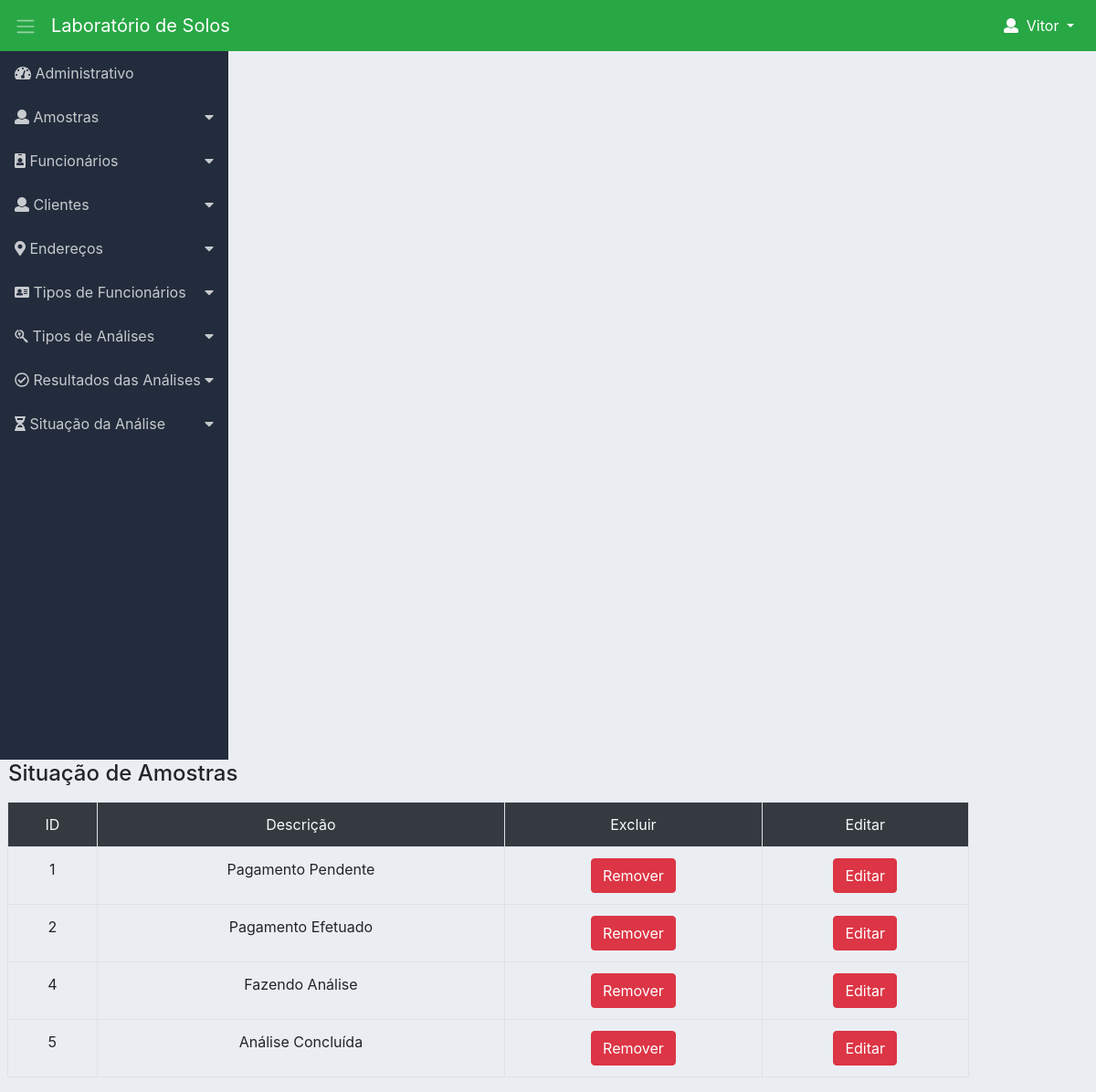
The app's page /gersituacao.php (signed in) with its own data.
### tables this page shows
CREATE TABLE IF NOT EXISTS `situacao` (
  `id` int(11) NOT NULL AUTO_INCREMENT,
  `descricao` varchar(255) DEFAULT NULL,
  PRIMARY KEY (`id`)
);

### db/situacao.php (called while the page is built, shortened)
<?php
function listar_situacao(){
	$connection = db_connect();
	$situacao  = array();
	$command = "SELECT * FROM situacao;";
	$result = mysqli_query($connection,$command);
	while($data = mysqli_fetch_assoc($result)){
			array_push($situacao, $data);
	}
	return $situacao;
}
?>

### gersituacao.php (the view, shortened to what this page needs)
	<?php
	require_once("db/situacao.php");
	require_once("menu.php");
	?>
	<fieldset>
		<legend>
			<table>
				<tr>
					<td><h4>Situação de Amostras</h4></a></td>
				</tr>
			</table>
		</legend>
		<article>
			<table class="table text-center table-bordered table-hover container-fluid">
				<tr class="tr bg-dark text-light">
					<td class="tabletd">ID</td>
					<td class="tabletd">Descrição</td>
					<td class="tabletd">Excluir</td>
					<td class="tabletd">Editar</td>
				</tr>
				<?php
				$listadesituacao = listar_situacao();
				foreach ($listadesituacao as $data):
					?>
					<tr class="tr">
						<td class="td"><?=$data["id"]?></td>
						<td class="td"><?=$data["descricao"]?></td>
						<td>
							<form action="modal_situacao.php" method="post">
								<button class="btn btn-danger">Remover</button>
							</form>
						</td>
						<td>
							<form action="form_editar_situacao.php" method="post">
								<button class="btn btn-danger">Editar</button>
							</form>
						</td>
					</tr>
					<?php
				endforeach
				?>
			</table>
		</article>
	</fieldset>
</div>
</body>
</html>

### css/estilos.css (style rules this page uses)
body { font-family: 'roboto'; background-color: #fff; }

### css/dashboard.css (style rules this page uses)
body { background-color: #eaeef3; }

### records on screen
situacao: id "1", descricao "Pagamento Pendente"
situacao: id "2", descricao "Pagamento Efetuado"
situacao: id "4", descricao "Fazendo Análise"
situacao: id "5", descricao "Análise Concluída"

### other values on screen
$_SESSION['nome'] "Vitor"
